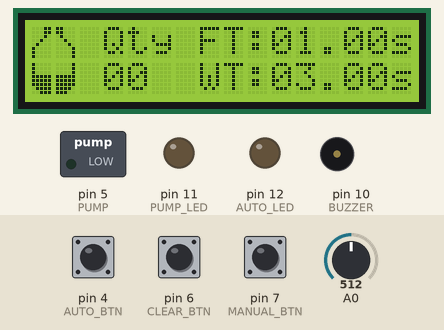
Bench run of a sketch on a simulated Arduino Nano, built with avr-gcc and run on an emulated ATmega328P. Shown: 16×2 character LCD, switched loads named in the sketch (green lamp = pin HIGH), output pins drawn as LEDs (lit = HIGH), buzzer (waves = sounding). Inputs (shaded band) come from the test bench; at power-on: A0 = 512, pin 4 (AUTO_BTN) LOW, pin 7 (MANUAL_BTN) LOW, pin 6 (CLEAR_BTN) LOW.

Above: at 3.9 s.
4.0 s: A0 set to 167
5.5 s: A0 set to 140
At 6.7 s:
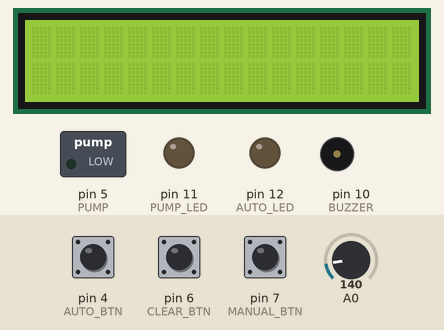
7.0 s: pin 4 (AUTO_BTN) pulled HIGH for 3.2 s
At 7.7 s:
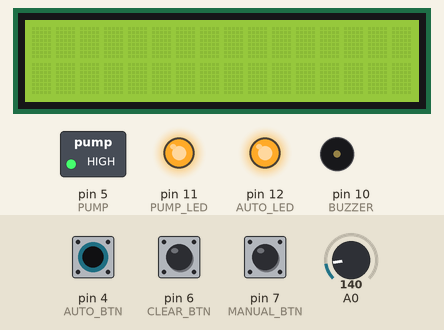
12.3 s: pin 7 (MANUAL_BTN) pulled HIGH for 1 s
At 13.3 s:
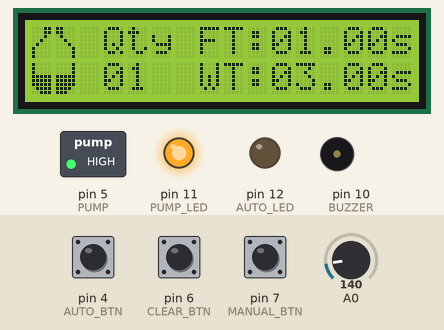
16.3 s: A0 set to 511
At 16.64 s:
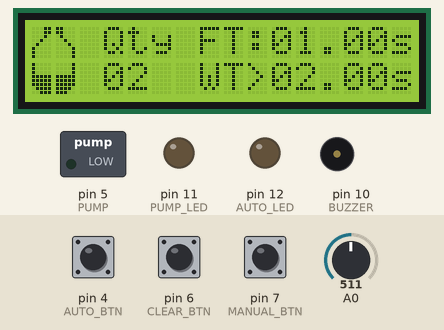
18.9 s: A0 set to 122
At 19.4 s:
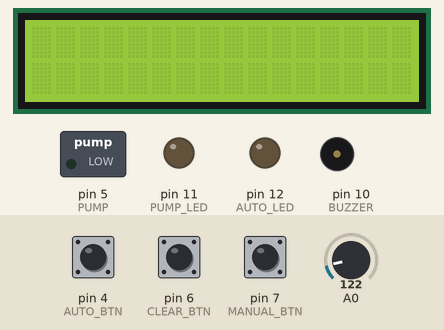
Timing chart, 0 to 21.4 s (numbered marks = the images above; inputs shaded):
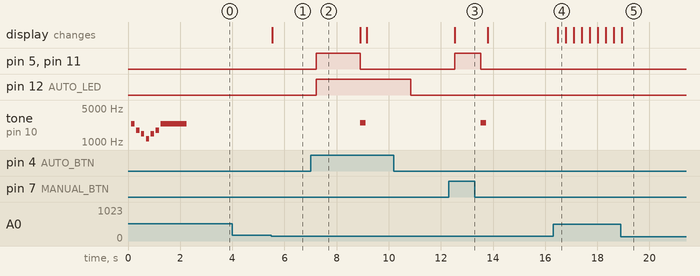

Measured:
- the behaviour switches between 151 and 150 on A0 (found by bisection; images 0 and 1)
- after the input at 4.0 s, every drawn part: stays the same
- after the input at 5.5 s, the display: changes at once (image 1)
- after the input at 7.0 s, pin 5 (PUMP), pin 11 (PUMP_LED): LOW → HIGH after 0.22 s, → LOW 1.7 s later; pin 12 (AUTO_LED): LOW → HIGH after 0.22 s, → LOW 3.6 s later; tone on pin 10 (BUZZER): silent → 2500 Hz after 1.9 s, → silent 0.20 s later
- after the input at 12.3 s, pin 5 (PUMP), pin 11 (PUMP_LED): LOW → HIGH after 0.24 s, → LOW 1.0 s later; tone on pin 10 (BUZZER): silent → 2500 Hz after 1.2 s, → silent 0.20 s later; the display: changes after 0.24 s (image 3)
- after the input at 16.3 s, the display: changes after 0.19 s (image 4)
- after the input at 18.9 s, the display: changes at once (image 5)

The sketch:

fillingMachine.ino
```cpp
/*==============================================================================
  Filling Machine
  Semi-automatic version
  (c) 2021 Mauro Danzo
  Portions of this code are (c) by their respective authors.
  All code complies with GPLv2 and/or GPLv3
================================================================================

Configuration
  - https://github.com/MarlinFirmware/Configurations
    Example configurations for several printer models.
------------------------------------------------------------------------------*/
```

fillingMachine.cpp
```cpp
#include "fillingMachine.h"
#include "lcdButton.h"

extern int counter;

extern int f_sec, f_dec, w_sec, w_dec;
extern unsigned long t1, dt, intervalMillis;
extern int pumpState;
extern int fillTime, waitTime;
extern int state;
extern bool first, debug;

//extern LiquidCrystal lcd;
extern LiquidCrystal_I2C lcd;

byte bottle_1[8] = {
  B00011,
  B00011,
  B00010,
  B00100,
  B01000,
  B10000,
  B10000,
  B10000
};
byte bottle_2[8] = {
  B11000,
  B11000,
  B01000,
  B00100,
  B00010,
  B00001,
  B00001,
  B00001
};
byte bottle_3[8] = {
  B10000,
  B10000,
  B10000,
  B11111,
  B11111,
  B11111,
  B01111,
  B00111
};
byte bottle_4[8] = {
  B00001,
  B00001,
  B00001,
  B11111,
  B11111,
  B11111,
  B11110,
  B11100
};

void initLCD() {
  lcd.init();
  lcd.backlight();
  lcd.clear();
  lcd.setCursor(0,0);

  createBottleIcon();
  printScreen();
}

void createBottleIcon() {
  lcd.createChar(1, bottle_1);
  lcd.createChar(2, bottle_2);
  lcd.createChar(3, bottle_3);
  lcd.createChar(4, bottle_4);
}

void printIcon() {
  lcd.setCursor(0, 0);
  lcd.write(1);
  lcd.setCursor(1, 0);
  lcd.write(2);
  lcd.setCursor(0, 1);
  lcd.write(3);
  lcd.setCursor(1, 1);
  lcd.write(4);
}

void setState(int s) {
  state = s;
  first = true;

  lcd.clear();

  delay(300);
}

void printCounter(int c) {
  lcd.setCursor(3,0);
  lcd.print("Qty");

  char str[4];
  sprintf(str, "%02d", c);

  lcd.setCursor(3,1);
  lcd.print(str);
}

void printDigit(int d) {
  char str[2];
  sprintf(str, "%02d", d);

  lcd.print(str);
}

void printScreen() {
  printIcon();
  printCounter(counter);

  char f[11], w[11];
  sprintf(f, "FT:%02d.%02ds", f_sec, f_dec);
  sprintf(w, "WT:%02d.%02ds", w_sec, w_dec);

  lcd.setCursor(7, 0);
  lcd.print(f);
  lcd.setCursor(7, 1);
  lcd.print(w);
}

void manual() {
  if(debug)
      Serial.println("Manual filling...");

    digitalWrite(PUMP, HIGH);
    digitalWrite(PUMP_LED, HIGH);
    delay(fillTime);
    digitalWrite(PUMP, LOW);
    digitalWrite(PUMP_LED, LOW);

    if(debug)
      Serial.println("Manual filling complete.");

    counter++;
    fillCompleteBeep();
}

void mainStatus() {
  printScreen();

  dt = millis() - t1;

  fillTime = f_sec * 1000 + f_dec * 10;
  waitTime = w_sec * 1000 + w_dec * 10;

  // Manual Mode
  if(digitalRead(MANUAL_BTN) == HIGH) {
    manual();
  }

  // Reset counter
  if(digitalRead(CLEAR_BTN) == HIGH) {
    resetCounter();
  }

  // Auto Mode
  if(digitalRead(AUTO_BTN) == HIGH) {
    if(debug)
      Serial.println("Auto filling...");

    digitalWrite(AUTO_LED, HIGH);

    if (dt >= intervalMillis) {
      t1 = millis();
      pumpState = !pumpState;
      digitalWrite(PUMP, pumpState);
      digitalWrite(PUMP_LED, pumpState);

      if(pumpState) {
        intervalMillis = fillTime;

        if(debug) {
          Serial.println("Filling. Pump running...");
          Serial.print("pumpState: "); Serial.println(pumpState);
        }
      } else {
        intervalMillis = waitTime;

        printCounter(++counter);
        fillCompleteBeep();

        if(debug) {
          Serial.println("Fill Completed. Waiting for next bottle...");
          Serial.print("pumpState: "); Serial.println(pumpState);
        }
      }
    }
  } else {
    digitalWrite(PUMP, LOW);
    digitalWrite(AUTO_LED, LOW);

    if(debug)
      Serial.println("Auto filling off.");
  }

  if(readKeys() == KEY_SELECT) {
    setState(10);
  }
}

void setFillSec() {
  if(first) {
    printScreen();
    first = false;
  }

  lcd.setCursor(9,0);
  lcd.print(">");

  lcd.setCursor(10,0);

  /*
  if(digitalRead(UP) == HIGH)
    if(f_sec < 59) {
      f_sec++;
      printDigit(f_sec);
      delay(300);
     } else {
      f_sec = 0;
      printDigit(f_sec);
      delay(300);
     }

  if(digitalRead(DOWN) == HIGH)
    if(f_sec > 0) {
      f_sec--;
      printDigit(f_sec);
      delay(300);
    } else {
      f_sec = 59;
      printDigit(f_sec);
      delay(300);
     }

  if(digitalRead(SELECT) == HIGH)
    setState(20);*/

    int key = readKeys();

    switch(key) {
      case KEY_UP:
        if(f_sec < 59) {
          f_sec++;
          printDigit(f_sec);
          delay(300);
        } else {
          f_sec = 0;
          printDigit(f_sec);
          delay(300);
        }
        break;
      case KEY_DOWN:
        if(f_sec > 0) {
          f_sec--;
          printDigit(f_sec);
          delay(300);
        } else {
          f_sec = 59;
          printDigit(f_sec);
          delay(300);
        }
        break;
      case KEY_SELECT:
        setState(20);
        break;
    }
}

void setFillDec() {
  if(first) {
    printScreen();
    first = false;
  }

  lcd.setCursor(12,0);
  lcd.print(">");

  lcd.setCursor(13,0);

  /*
  if(digitalRead(UP) == HIGH)
    if(f_dec < 90) {
      f_dec+=10;
      printDigit(f_dec);
      delay(300);
     } else {
      f_dec = 0;
      printDigit(f_dec);
      delay(300);
     }

  if(digitalRead(DOWN) == HIGH)
    if(f_dec > 0) {
      f_dec-=10;
      printDigit(f_dec);
      delay(300);
    } else {
      f_dec = 90;
      printDigit(f_dec);
      delay(300);
     }

  if(digitalRead(SELECT) == HIGH) {
    setState(30);
  }*/

  int key = readKeys();

  switch(key) {
    case KEY_UP:
      if(f_dec < 90) {
        f_dec+=10;
        printDigit(f_dec);
        delay(300);
      } else {
        f_dec = 0;
        printDigit(f_dec);
        delay(300);
      }
      break;
    case KEY_DOWN:
      if(f_dec > 0) {
        f_dec-=10;
        printDigit(f_dec);
        delay(300);
      } else {
        f_dec = 90;
        printDigit(f_dec);
        delay(300);
      }
      break;
    case KEY_SELECT:
      setState(30);
      break;
  }
}

void setWaitSec() {
  if(first) {
    printScreen();
    first = false;
  }

  lcd.setCursor(9,1);
  lcd.print(">");

  lcd.setCursor(10,1);

  /*if(digitalRead(UP) == HIGH)
    if(w_sec < 59) {
      w_sec++;
      printDigit(w_sec);
      delay(300);
     } else {
      w_sec = 0;
      printDigit(w_sec);
      delay(300);
     }

  if(digitalRead(DOWN) == HIGH)
    if(w_sec > 0) {
      w_sec--;
      printDigit(w_sec);
      delay(300);
    } else {
      w_sec = 59;
      printDigit(w_sec);
      delay(300);
     }

  if(digitalRead(SELECT) == HIGH) {
    setState(40);
  }*/

  int key = readKeys();

  switch(key) {
    case KEY_UP:
      if(w_sec < 59) {
        w_sec++;
        printDigit(w_sec);
        delay(300);
      } else {
        w_sec = 0;
        printDigit(w_sec);
        delay(300);
      }
      break;
    case KEY_DOWN:
      if(w_sec > 0) {
        w_sec--;
        printDigit(w_sec);
        delay(300);
      } else {
        w_sec = 59;
        printDigit(w_sec);
        delay(300);
      }
      break;
    case KEY_SELECT:
      setState(40);
      break;
  }
}

void setWaitDec() {
  if(first) {
    printScreen();
    first = false;
  }

  lcd.setCursor(12,1);
  lcd.print(">");

  lcd.setCursor(13,1);

  /*if(digitalRead(UP) == HIGH)
    if(w_dec < 90) {
      w_dec+=10;
      printDigit(w_dec);
      delay(300);
     } else {
      w_dec = 0;
      printDigit(w_dec);
      delay(300);
     }

  if(digitalRead(DOWN) == HIGH)
    if(w_dec > 0) {
      w_dec-=10;
      printDigit(w_dec);
      delay(300);
    } else {
      w_dec = 90;
      printDigit(w_dec);
      delay(300);
     }

  if(digitalRead(SELECT) == HIGH) {
    setState(0);
  }*/

  int key = readKeys();

  switch(key) {
    case KEY_UP:
      if(w_dec < 90) {
        w_dec+=10;
        printDigit(w_dec);
        delay(300);
      } else {
        w_dec = 0;
        printDigit(w_dec);
        delay(300);
      }
      break;
    case KEY_DOWN:
      if(w_dec > 0) {
        w_dec-=10;
        printDigit(w_dec);
        delay(300);
      } else {
        w_dec = 90;
        printDigit(w_dec);
        delay(300);
      }
      break;
    case KEY_SELECT:
      setState(0);
      //write_EEPROM(f_sec, f_dec, w_sec, w_dec, 0);
      break;
  }
}

void fillCompleteBeep() {
  tone(BUZZER, 2500, 200);
  delay(250);
  noTone(BUZZER);
}

void bootToneBeep() {
  int frequency[] = {2349, 1760, 1480, 1175, 1480, 1760, 2349};
  int duration[] = {125, 125, 125, 125, 125, 125, 1000};

  for (int i = 0; i < 7; i++) {
    tone(BUZZER, frequency[i], duration[i]);

    // To distinguish the notes, set a minimum time between them.
    // The note's duration + 50% seems to work well.
    int pauseBetweenNotes = duration[i] * 1.50;
    delay(pauseBetweenNotes);

    noTone(BUZZER);
  }
}

void resetCounter() {
  counter = 0;

  lcd.clear();
  printScreen();

  delay(100);

  if(debug) {
    Serial.println("Reset counter.");
    Serial.print("New counter value: ");
    Serial.println(counter);
  }
}
```

fillingMachine.h
```cpp
#ifndef FILLINGMACHINE_H
#define FILLINGMACHINE_H

#include <Arduino.h>
#include <Wire.h>
#include <LiquidCrystal_I2C.h>
#include "eeprom.h"

// Pins definition
#define CLEAR_BTN     6
#define AUTO_BTN      4
#define MANUAL_BTN    7
#define PUMP          5
#define AUTO_LED      12
#define PUMP_LED      11
#define BUZZER        10

// LCD Print functions
void initLCD();
void printCounter(int c);
void printDigit(int d);
void printIcon();

void printFillTime();
void printWaitTime();
void printScreen();

void resetCounter();
void manual();

void createBottleIcon();
void bootToneBeep();
void fillCompleteBeep();

// State functions
void setState(int s);

void mainStatus();
void setFillSec();
void setFillDec();
void setWaitSec();
void setWaitDec();

#endif
```

main.cpp
```cpp
#include "fillingMachine.h"

LiquidCrystal_I2C lcd(0x27,16,2);

int f_sec = 1, f_dec = 0;
int w_sec = 3, w_dec = 0;

unsigned long t1, dt, intervalMillis;
int pumpState;
int fillTime, waitTime;
int state;
int counter;
bool first;
bool debug = false;
bool eeprom = true;

void setup() {
  // Pin Mode Configuration
  pinMode(CLEAR_BTN, INPUT);
  pinMode(AUTO_BTN, INPUT);
  pinMode(MANUAL_BTN, INPUT);

  pinMode(PUMP, OUTPUT);
  pinMode(PUMP_LED, OUTPUT);
  pinMode(AUTO_LED, OUTPUT);
  pinMode(BUZZER, OUTPUT);


  // Initial configuration
  counter = 0;
  state = 0;
  first = true;

  /*
  if(eeprom) {
    initEEPROM();
    delay(400);

    eeprom = false;
  }
  else
    read_EEPROM();
  */

  pumpState = LOW;
  intervalMillis = f_sec * 1000 + f_dec * 10;

  digitalWrite(PUMP, pumpState);

  initLCD();
  bootToneBeep();

  if(debug) {
    Serial.begin(9600);
    Serial.print("Fill time: ");
    Serial.println(intervalMillis);
    Serial.println("System ready");
    Serial.println("-----------------------");
  }
}

void loop() {
  switch(state) {
    case 0:
      mainStatus();
      break;
    case 10:
      setFillSec();
      break;
    case 20:
      setFillDec();
      break;
    case 30:
      setWaitSec();
      break;
    case 40:
      setWaitDec();
      break;
  }
}
```

lcdButton.h
```cpp
#ifndef LCDBUTTON_H
#define LCDBUTTON_H

#include <Arduino.h>

#define KEY_UP      0
#define KEY_DOWN    1
#define KEY_SELECT  2

#define TH_UP     770
#define TH_DOWN   540
#define TH_SELECT 100

#define TH_RANGE 50

int readKeys() {
  int n = analogRead(A0);

  if ((n >= TH_UP - TH_RANGE) && (n <= TH_UP + TH_RANGE)) {
    return KEY_UP;
  } else if ((n >= TH_DOWN - TH_RANGE) && (n <= TH_DOWN + TH_RANGE)) {
    return KEY_DOWN;
  } else if ((n >= TH_SELECT - TH_RANGE) && (n <= TH_SELECT + TH_RANGE)) {
    return KEY_SELECT;
  } else {
    return -1;
  }
}

#endif
```
